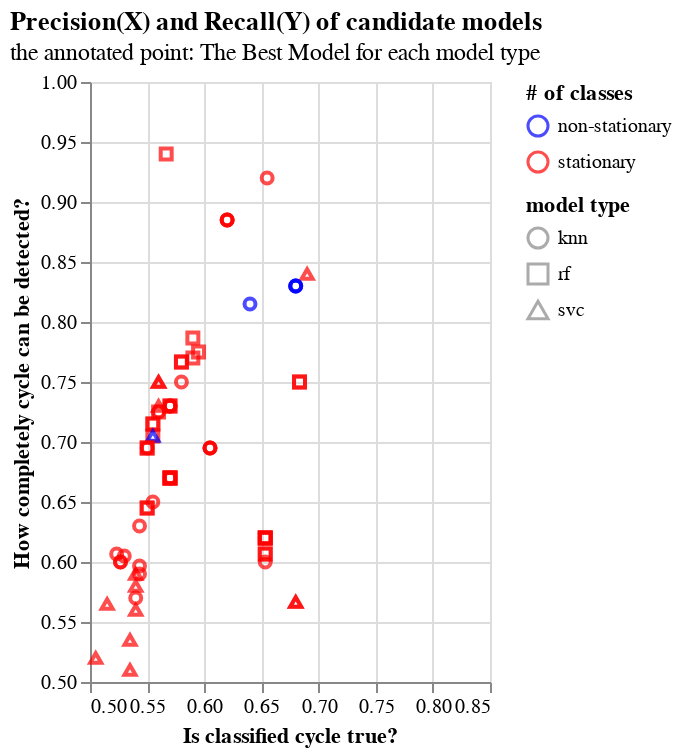

Notebook code for this chart:
### Code cell
import altair as alt

base1=alt.Chart(final_selection).mark_point(size=30, shape='circle').encode(
    x=alt.X('precision:Q', scale=alt.Scale(domainMin=0.5, domainMax=0.85),  ##domainMin=0.45, domainMax=0.7
           title='Is classified cycle true?'), #domainMin=0.0, domainMax=0.37
    y=alt.Y('recall:Q', scale=alt.Scale(domainMin=0.5, domainMax=1),  ##domainMin=0.75, domainMax=0.9
           title='How completely cycle can be detected?'), #domainMin=0.9, domainMax=1.0
    color=alt.Color('dtype:N', scale=alt.Scale(range=['blue','red']), title='# of classes'), #scheme= 'turbo',domainMin=0.78, domainMax=0.86
    shape=alt.Shape('model_type:N', title='model type')
#    color=alt.Color('auc:Q', scale=alt.Scale(scheme= 'turbo', ), title='auc score') #domainMin=0.78, domainMax=0.86
#).transform_filter(alt.datum.model_type=='knn')
).transform_filter((alt.datum.precision>0.5)&(alt.datum.precision<0.85)&(alt.datum.recall>0.5))


emp1=alt.Chart(final_selection).mark_circle(size=120, filled=False, stroke='orange', strokeWidth=5).encode(
    x=alt.X('precision:Q', scale=alt.Scale(domainMin=0.5, domainMax=1),
           title='Is classified cycle true?'), #domainMin=0.0, domainMax=0.37
    y=alt.Y('recall:Q', scale=alt.Scale(domainMin=0.5, domainMax=1),
           title='How completely cycle can be detected?'), #domainMin=0.9, domainMax=1.0
#    color=alt.Color('auc:Q', scale=alt.Scale(scheme= 'turbo', domainMin=0.78, domainMax=0.86), title='auc score')
).transform_filter(alt.datum.index==74)


emp2=alt.Chart(final_selection).mark_circle(size=120, filled=False, stroke='orange', strokeWidth=5).encode(
    x=alt.X('precision:Q', scale=alt.Scale(domainMin=0.5, domainMax=1),
           title='Is classified cycle true?'), #domainMin=0.0, domainMax=0.37
    y=alt.Y('recall:Q', scale=alt.Scale(domainMin=0.5, domainMax=1),
           title='How completely cycle can be detected?'), #domainMin=0.9, domainMax=1.0
#    color=alt.Color('auc:Q', scale=alt.Scale(scheme= 'turbo', domainMin=0.78, domainMax=0.86), title='auc score')
).transform_filter(alt.datum.index==12)

emp3=alt.Chart(final_selection).mark_circle(size=120, filled=False, stroke='orange', strokeWidth=5).encode(
    x=alt.X('precision:Q', scale=alt.Scale(domainMin=0.5, domainMax=1),
           title='Is classified cycle true?'), #domainMin=0.0, domainMax=0.37
    y=alt.Y('recall:Q', scale=alt.Scale(domainMin=0.5, domainMax=1),
           title='How completely cycle can be detected?'), #domainMin=0.9, domainMax=1.0
#    color=alt.Color('auc:Q', scale=alt.Scale(scheme= 'turbo', domainMin=0.78, domainMax=0.86), title='auc score')
).transform_filter(alt.datum.index==102)



(base1+emp1+emp2+emp3).properties(                       ##text0+text1+text2
    width=200, height=300,
    title={'text':['Precision(X) and Recall(Y) of candidate models'],
       'subtitle':['the annotated point: The Best Model for each model type'],
       'align':'left',
       'anchor':'start'
      })

### Figure 1 — Vega-Lite specification as saved in the notebook (floating-point values rounded to 4 significant figures; data arrays with more than 128 entries replaced by an {"elided": "..."} marker saying what was removed)
{"config": {"view": {"continuousWidth": 300, "continuousHeight": 300}}, "layer": [{"mark": {"type": "point", "shape": "circle", "size": 30}, "encoding": {"color": {"field": "dtype", "scale": {"range": ["blue", "red"]}, "title": "# of classes", "type": "nominal"}, "shape": {"field": "model_type", "title": "model type", "type": "nominal"}, "x": {"field": "precision", "scale": {"domainMax": 0.85, "domainMin": 0.5}, "title": "Is classified cycle true?", "type": "quantitative"}, "y": {"field": "recall", "scale": {"domainMax": 1, "domainMin": 0.5}, "title": "How completely cycle can be detected?", "type": "quantitative"}}, "transform": [{"filter": "(((datum.precision > 0.5) && (datum.precision < 0.85)) && (datum.recall > 0.5))"}]}, {"mark": {"type": "circle", "filled": false, "size": 120, "stroke": "orange", "strokeWidth": 5}, "encoding": {"x": {"field": "precision", "scale": {"domainMax": 1, "domainMin": 0.5}, "title": "Is classified cycle true?", "type": "quantitative"}, "y": {"field": "recall", "scale": {"domainMax": 1, "domainMin": 0.5}, "title": "How completely cycle can be detected?", "type": "quantitative"}}, "transform": [{"filter": "(datum.index === 74)"}]}, {"mark": {"type": "circle", "filled": false, "size": 120, "stroke": "orange", "strokeWidth": 5}, "encoding": {"x": {"field": "precision", "scale": {"domainMax": 1, "domainMin": 0.5}, "title": "Is classified cycle true?", "type": "quantitative"}, "y": {"field": "recall", "scale": {"domainMax": 1, "domainMin": 0.5}, "title": "How completely cycle can be detected?", "type": "quantitative"}}, "transform": [{"filter": "(datum.index === 12)"}]}, {"mark": {"type": "circle", "filled": false, "size": 120, "stroke": "orange", "strokeWidth": 5}, "encoding": {"x": {"field": "precision", "scale": {"domainMax": 1, "domainMin": 0.5}, "title": "Is classified cycle true?", "type": "quantitative"}, "y": {"field": "recall", "scale": {"domainMax": 1, "domainMin": 0.5}, "title": "How completely cycle can be detected?", "type": "quantitative"}}, "transform": [{"filter": "(datum.index === 102)"}]}], "data": {"name": "data-0af8ba72d5000bb54ff402edf1c341d6"}, "height": 300, "title": {"text": ["Precision(X) and Recall(Y) of candidate models"], "subtitle": ["the annotated point: The Best Model for each model type"], "align": "left", "anchor": "start"}, "width": 200, "$schema": "https://vega.github.io/schema/vega-lite/v5.6.1.json", "datasets": {"data-0af8ba72d5000bb54ff402edf1c341d6": {"elided": "192 records"}}}
